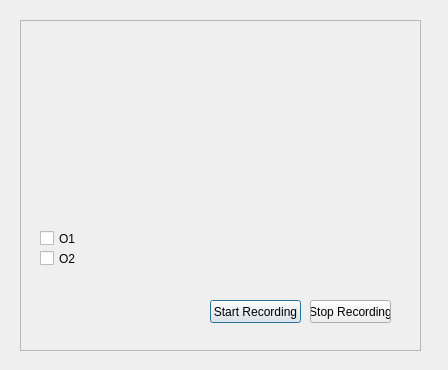
<?xml version="1.0" encoding="UTF-8"?>
<ui version="4.0">
 <class>Dialog</class>
 <widget class="QDialog" name="Dialog">
  <property name="geometry">
   <rect>
    <x>0</x>
    <y>0</y>
    <width>448</width>
    <height>370</height>
   </rect>
  </property>
  <property name="windowTitle">
   <string>Dialog</string>
  </property>
  <widget class="QFrame" name="frame">
   <property name="geometry">
    <rect>
     <x>20</x>
     <y>20</y>
     <width>401</width>
     <height>331</height>
    </rect>
   </property>
   <property name="frameShape">
    <enum>QFrame::StyledPanel</enum>
   </property>
   <property name="frameShadow">
    <enum>QFrame::Raised</enum>
   </property>
   <widget class="QCheckBox" name="checkBox">
    <property name="geometry">
     <rect>
      <x>20</x>
      <y>210</y>
      <width>70</width>
      <height>17</height>
     </rect>
    </property>
    <property name="text">
     <string>O1</string>
    </property>
   </widget>
   <widget class="QCheckBox" name="checkBox_2">
    <property name="geometry">
     <rect>
      <x>20</x>
      <y>230</y>
      <width>70</width>
      <height>17</height>
     </rect>
    </property>
    <property name="text">
     <string>O2</string>
    </property>
   </widget>
   <widget class="QPushButton" name="pushButton">
    <property name="geometry">
     <rect>
      <x>190</x>
      <y>280</y>
      <width>91</width>
      <height>23</height>
     </rect>
    </property>
    <property name="text">
     <string>Start Recording</string>
    </property>
   </widget>
   <widget class="QPushButton" name="pushButton_2">
    <property name="geometry">
     <rect>
      <x>290</x>
      <y>280</y>
      <width>81</width>
      <height>23</height>
     </rect>
    </property>
    <property name="text">
     <string>Stop Recording</string>
    </property>
   </widget>
  </widget>
 </widget>
 <resources/>
 <connections/>
</ui>
